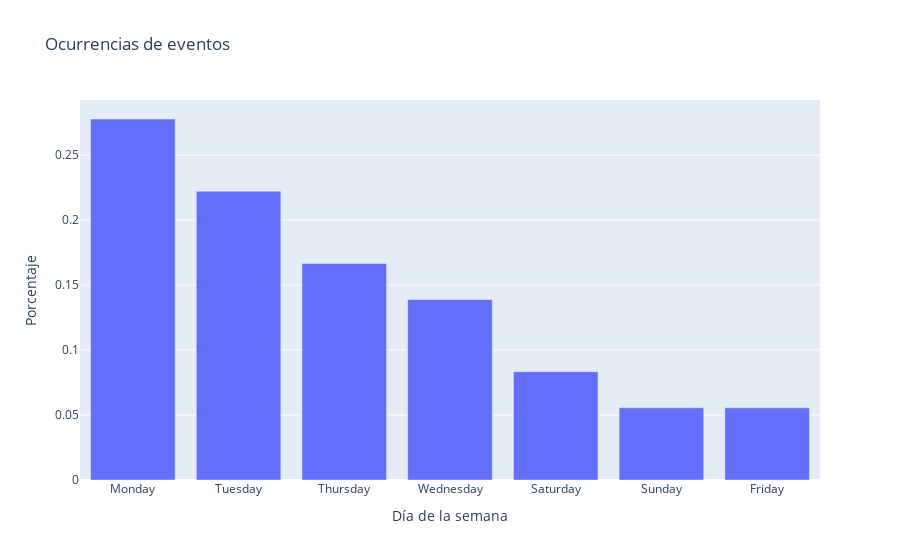

Notebook code for this chart:
### Code cell
px.bar(x = eventos['dia_semana'].value_counts().index, 
       y = eventos['dia_semana'].value_counts().values/len(eventos), 
       labels={'y':'Porcentaje','x':'Día de la semana'}, 
       title='Ocurrencias de eventos')

### Figure 1 — Plotly figure (JSON) as saved in the notebook; plotly's stock layout.template omitted (floating-point values rounded to 4 significant figures)
{"data": [{"alignmentgroup": "True", "hovertemplate": "Día de la semana=%{x}<br>Porcentaje=%{y}<extra></extra>", "legendgroup": "", "marker": {"color": "#636efa", "pattern": {"shape": ""}}, "name": "", "offsetgroup": "", "orientation": "v", "showlegend": false, "textposition": "auto", "type": "bar", "x": ["Monday", "Tuesday", "Thursday", "Wednesday", "Saturday", "Sunday", "Friday"], "xaxis": "x", "y": [0.2778, 0.2222, 0.1667, 0.1389, 0.08333, 0.05556, 0.05556], "yaxis": "y"}], "layout": {"barmode": "relative", "legend": {"tracegroupgap": 0}, "title": {"text": "Ocurrencias de eventos"}, "xaxis": {"anchor": "y", "domain": [0, 1], "title": {"text": "Día de la semana"}}, "yaxis": {"anchor": "x", "domain": [0, 1], "title": {"text": "Porcentaje"}}}}
